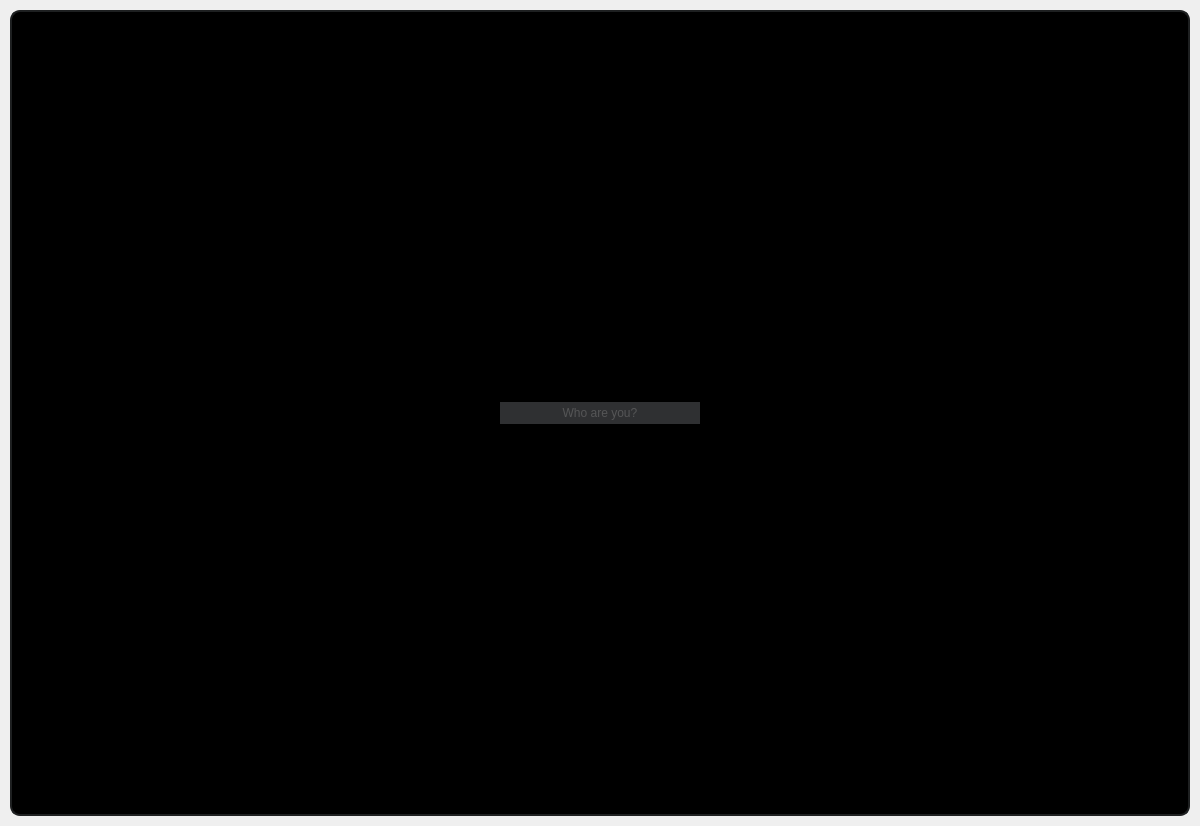
<?xml version="1.0" encoding="UTF-8"?>
<ui version="4.0">
 <class>MainWindow</class>
 <widget class="QMainWindow" name="MainWindow">
  <property name="geometry">
   <rect>
    <x>0</x>
    <y>0</y>
    <width>1200</width>
    <height>826</height>
   </rect>
  </property>
  <property name="windowTitle">
   <string>MainWindow</string>
  </property>
  <widget class="QWidget" name="stylesheet">
   <property name="styleSheet">
    <string notr="true">/* DEFAULT */
QWidget {
	font: 9pt &quot;Segoe UI&quot;;
	color: rgb(230, 230, 230);
	selection-background-color: rgb(86, 115, 0);
}
/* Bg App */
#bg_app {	
	background-color: rgb(0, 0, 0);
	border: 2px solid rgb(30, 32, 33);
}

/* Left Menu */
#left_menu {
	border-top-left-radius: 10px;
	border-bottom-left-radius: 10px;
}

/* Logo Top */
#logo_top {
	background-image: url(:/images_svg/images/images_svg/logo_symbol_top.svg);
	background-position: center;
	background-repeat: no-repeat;
}

/* Buttons */
#left_menu QPushButton {
	border: none;	
	background-color: transparent;
	border-radius: 10px;
	background-repeat: none;
	background-position: center;
}
#left_menu QPushButton:hover {
	background-color: rgb(21, 22, 23);
}
#left_menu QPushButton:pressed {
	background-color: rgb(172, 229, 0);
}
#add_user_btn {	
	background-image: url(:/icons_svg/images/icons_svg/icon_add_user.svg);
}
#settings_btn {	
	background-image: url(:/icons_svg/images/icons_svg/icon_settings.svg);
}

/* Left Messages */
#left_messages {
	background-color: rgb(21, 22, 23);
	border: none;
	border-left: 3px solid rgb(30, 32, 33);
}

/* Top */
#top_messages {
	border: none;
	border-bottom: 1px solid rgb(47, 48, 50);
}

/* Search Message */
#search_sms_frame .QLineEdit {
	border: 2px solid rgb(47, 48, 50);
	border-radius: 15px;
	background-color: rgb(47, 48, 50);
	color: rgb(121, 121, 121);
	padding-left: 30px;
	padding-right: 10px;
	background-image: url(:/icons_svg/images/icons_svg/icon_search.svg);
	background-repeat: none;
	background-position: left center;
}
#search_sms_frame .QLineEdit:hover {
	color: rgb(230, 230, 230);
	border: 2px solid rgb(62, 63, 66);
}
#search_sms_frame .QLineEdit:focus {
	color: rgb(230, 230, 230);
	border: 2px solid rgb(53, 54, 56);
	background-color: rgb(14, 14, 15);
}

/* Menus Scroll Area */
#left_messages_scroll, #messages_scroll {
	background-color: transparent;
}

/* Bottom / Signal */
#bottom_messages {	
	background-color: rgb(30, 32, 33);
}
#signal_icon { 
	background-image: url(:/icons_svg/images/icons_svg/icon_signal.svg);
	background-repeat: none;
	background-position: left center;
}
#label_top{	
	font: 800 10pt &quot;Segoe UI&quot;;
	color: rgb(189, 255, 0);
}
#label_bottom {	
	color: rgb(166, 166, 166);
}

/* Right Content */
#right_content {
	border-top-right-radius: 10px;
	border-bottom-right-radius: 10px;
}

/* Top Bar */
#top_bar {
	border-top-right-radius: 10px;
}

/* Title Bar */
#title_bar {
	background-image: url(:/images_svg/images/images_svg/text_logo.svg);
	background-repeat: no-repeat;
	background-position: left center;
	border-left: 15px solid transparent;
}

/* Top BTNs */
#top_btns {  }
#top_btns .QPushButton {	
	background-position: center;
    background-repeat: no-repeat;
	border: none;
	outline: none;
	border-radius: 8px;
	text-align: left;
}
#top_btns .QPushButton:hover { background-color: rgb(21, 22, 23); }
#top_btns .QPushButton:pressed { background-color: rgb(172, 229, 0); }
#top_btns #close_app_btn:hover { background-color: rgb(255, 0, 127); }
#top_btns #close_app_btn:pressed { background-color: rgb(172, 229, 0); }

/* Content / Pages */
#app_pages {
	background-color: transparent;
}
/* /////////////////////////////////////////////////////////////////////////////////////////////////
ScrollBars */
QScrollBar:horizontal {
    border: none;
    background: rgb(52, 59, 72);
    height: 8px;
    margin: 0px 21px 0 21px;
	border-radius: 0px;
}
QScrollBar::handle:horizontal {
    background: rgb(47, 48, 50);
    min-width: 25px;
	border-radius: 4px
}
QScrollBar::add-line:horizontal {
    border: none;
    background: rgb(55, 63, 77);
    width: 20px;
	border-top-right-radius: 4px;
    border-bottom-right-radius: 4px;
    subcontrol-position: right;
    subcontrol-origin: margin;
}
QScrollBar::sub-line:horizontal {
    border: none;
    background: rgb(55, 63, 77);
    width: 20px;
	border-top-left-radius: 4px;
    border-bottom-left-radius: 4px;
    subcontrol-position: left;
    subcontrol-origin: margin;
}
QScrollBar::up-arrow:horizontal, QScrollBar::down-arrow:horizontal
{
     background: none;
}
QScrollBar::add-page:horizontal, QScrollBar::sub-page:horizontal
{
     background: none;
}
 QScrollBar:vertical {
	border: none;
    background: rgb(52, 59, 72);
    width: 8px;
    margin: 21px 0 21px 0;
	border-radius: 0px;
 }
 QScrollBar::handle:vertical {	
	background: rgb(47, 48, 50);
    min-height: 25px;
	border-radius: 4px
 }
 QScrollBar::add-line:vertical {
     border: none;
    background: transparent;
     height: 10px;
    border-radius: 4px;
     subcontrol-position: bottom;
     subcontrol-origin: margin;
 }
 QScrollBar::sub-line:vertical {
	border: none;
    background: transparent;
    height: 10px;
    border-radius: 4px;
     subcontrol-position: top;
     subcontrol-origin: margin;
 }
 QScrollBar::up-arrow:vertical, QScrollBar::down-arrow:vertical {
     background: none;
 }

 QScrollBar::add-page:vertical, QScrollBar::sub-page:vertical {
     background: none;
 }

</string>
   </property>
   <layout class="QVBoxLayout" name="margins_app">
    <property name="spacing">
     <number>0</number>
    </property>
    <property name="leftMargin">
     <number>10</number>
    </property>
    <property name="topMargin">
     <number>10</number>
    </property>
    <property name="rightMargin">
     <number>10</number>
    </property>
    <property name="bottomMargin">
     <number>10</number>
    </property>
    <item>
     <widget class="QStackedWidget" name="bg_app">
      <property name="styleSheet">
       <string notr="true">#bg_app { border-radius: 10px; }</string>
      </property>
      <property name="frameShape">
       <enum>QFrame::NoFrame</enum>
      </property>
      <property name="frameShadow">
       <enum>QFrame::Raised</enum>
      </property>
      <property name="lineWidth">
       <number>0</number>
      </property>
      <widget class="QWidget" name="psd_appPage0">
       <property name="styleSheet">
        <string notr="true">#bg {
	background-color: rgb(0, 0, 0);
	border-radius: 10px;
}
QLabel {
	color:  rgb(121, 121, 121);
	padding-left: 10px;
	padding-top: 20px;
}
.QLineEdit {
	border: 3px solid rgb(47, 48, 50);
	border-radius: 15px;
	background-color: rgb(47, 48, 50);
	color: rgb(121, 121, 121);
	padding-left: 10px;
	padding-right: 10px;
	background-repeat: none;
	background-position: left center;
}
.QLineEdit:hover {
	color: rgb(230, 230, 230);
	border: 3px solid rgb(62, 63, 66);
}
.QLineEdit:focus {
	color: rgb(230, 230, 230);
	border: 3px solid rgb(189, 255, 0);
	background-color: rgb(14, 14, 15);
}</string>
       </property>
       <layout class="QVBoxLayout" name="verticalLayout_2">
        <item>
         <spacer name="verticalSpacer_2">
          <property name="orientation">
           <enum>Qt::Vertical</enum>
          </property>
          <property name="sizeHint" stdset="0">
           <size>
            <width>20</width>
            <height>40</height>
           </size>
          </property>
         </spacer>
        </item>
        <item alignment="Qt::AlignHCenter">
         <widget class="QLineEdit" name="password">
          <property name="minimumSize">
           <size>
            <width>200</width>
            <height>0</height>
           </size>
          </property>
          <property name="maximumSize">
           <size>
            <width>400</width>
            <height>16777215</height>
           </size>
          </property>
          <property name="layoutDirection">
           <enum>Qt::LeftToRight</enum>
          </property>
          <property name="echoMode">
           <enum>QLineEdit::Password</enum>
          </property>
          <property name="alignment">
           <set>Qt::AlignCenter</set>
          </property>
          <property name="placeholderText">
           <string>Who are you?</string>
          </property>
         </widget>
        </item>
        <item>
         <spacer name="verticalSpacer">
          <property name="orientation">
           <enum>Qt::Vertical</enum>
          </property>
          <property name="sizeType">
           <enum>QSizePolicy::MinimumExpanding</enum>
          </property>
          <property name="sizeHint" stdset="0">
           <size>
            <width>20</width>
            <height>10</height>
           </size>
          </property>
         </spacer>
        </item>
       </layout>
      </widget>
      <widget class="QWidget" name="bg_appPage1">
       <layout class="QVBoxLayout" name="base_Layout">
        <property name="spacing">
         <number>0</number>
        </property>
        <property name="leftMargin">
         <number>0</number>
        </property>
        <property name="topMargin">
         <number>0</number>
        </property>
        <property name="rightMargin">
         <number>0</number>
        </property>
        <property name="bottomMargin">
         <number>0</number>
        </property>
        <item>
         <layout class="QHBoxLayout" name="horizontal_Layout">
          <property name="spacing">
           <number>0</number>
          </property>
          <item>
           <widget class="QFrame" name="left_menu">
            <property name="minimumSize">
             <size>
              <width>50</width>
              <height>0</height>
             </size>
            </property>
            <property name="maximumSize">
             <size>
              <width>50</width>
              <height>16777215</height>
             </size>
            </property>
            <property name="frameShape">
             <enum>QFrame::NoFrame</enum>
            </property>
            <property name="frameShadow">
             <enum>QFrame::Raised</enum>
            </property>
            <property name="lineWidth">
             <number>0</number>
            </property>
            <layout class="QVBoxLayout" name="vertical_left_menu_layout">
             <property name="spacing">
              <number>0</number>
             </property>
             <property name="leftMargin">
              <number>0</number>
             </property>
             <property name="topMargin">
              <number>0</number>
             </property>
             <property name="rightMargin">
              <number>0</number>
             </property>
             <property name="bottomMargin">
              <number>0</number>
             </property>
             <item>
              <widget class="QLabel" name="logo_top">
               <property name="minimumSize">
                <size>
                 <width>50</width>
                 <height>50</height>
                </size>
               </property>
               <property name="maximumSize">
                <size>
                 <width>50</width>
                 <height>50</height>
                </size>
               </property>
              </widget>
             </item>
             <item>
              <widget class="QFrame" name="top_menus">
               <property name="minimumSize">
                <size>
                 <width>0</width>
                 <height>50</height>
                </size>
               </property>
               <property name="frameShape">
                <enum>QFrame::NoFrame</enum>
               </property>
               <property name="frameShadow">
                <enum>QFrame::Raised</enum>
               </property>
               <layout class="QVBoxLayout" name="top_menus_layout">
                <property name="spacing">
                 <number>5</number>
                </property>
                <property name="leftMargin">
                 <number>5</number>
                </property>
                <property name="topMargin">
                 <number>5</number>
                </property>
                <property name="rightMargin">
                 <number>5</number>
                </property>
                <property name="bottomMargin">
                 <number>5</number>
                </property>
               </layout>
              </widget>
             </item>
             <item>
              <spacer name="spacer_vertical_menu">
               <property name="orientation">
                <enum>Qt::Vertical</enum>
               </property>
               <property name="sizeHint" stdset="0">
                <size>
                 <width>20</width>
                 <height>40</height>
                </size>
               </property>
              </spacer>
             </item>
             <item>
              <widget class="QFrame" name="bottom_menus">
               <property name="minimumSize">
                <size>
                 <width>0</width>
                 <height>50</height>
                </size>
               </property>
               <property name="frameShape">
                <enum>QFrame::NoFrame</enum>
               </property>
               <property name="frameShadow">
                <enum>QFrame::Raised</enum>
               </property>
               <layout class="QVBoxLayout" name="bottom_menus_layout">
                <property name="spacing">
                 <number>5</number>
                </property>
                <property name="sizeConstraint">
                 <enum>QLayout::SetMinAndMaxSize</enum>
                </property>
                <property name="leftMargin">
                 <number>5</number>
                </property>
                <property name="topMargin">
                 <number>5</number>
                </property>
                <property name="rightMargin">
                 <number>5</number>
                </property>
                <property name="bottomMargin">
                 <number>5</number>
                </property>
               </layout>
              </widget>
             </item>
            </layout>
           </widget>
          </item>
          <item>
           <widget class="QFrame" name="right_content">
            <property name="font">
             <font>
              <pointsize>9</pointsize>
              <italic>false</italic>
              <bold>false</bold>
              <stylestrategy>PreferAntialias</stylestrategy>
             </font>
            </property>
            <property name="frameShape">
             <enum>QFrame::NoFrame</enum>
            </property>
            <property name="frameShadow">
             <enum>QFrame::Raised</enum>
            </property>
            <property name="lineWidth">
             <number>0</number>
            </property>
            <layout class="QVBoxLayout" name="verticalLayout">
             <property name="spacing">
              <number>0</number>
             </property>
             <property name="leftMargin">
              <number>0</number>
             </property>
             <property name="topMargin">
              <number>0</number>
             </property>
             <property name="rightMargin">
              <number>0</number>
             </property>
             <property name="bottomMargin">
              <number>0</number>
             </property>
             <item>
              <widget class="QFrame" name="top_bar">
               <property name="minimumSize">
                <size>
                 <width>0</width>
                 <height>45</height>
                </size>
               </property>
               <property name="maximumSize">
                <size>
                 <width>16777215</width>
                 <height>45</height>
                </size>
               </property>
               <property name="frameShape">
                <enum>QFrame::NoFrame</enum>
               </property>
               <property name="frameShadow">
                <enum>QFrame::Raised</enum>
               </property>
               <property name="lineWidth">
                <number>0</number>
               </property>
               <layout class="QHBoxLayout" name="horizontalLayout">
                <property name="spacing">
                 <number>0</number>
                </property>
                <property name="leftMargin">
                 <number>0</number>
                </property>
                <property name="topMargin">
                 <number>0</number>
                </property>
                <property name="rightMargin">
                 <number>0</number>
                </property>
                <property name="bottomMargin">
                 <number>0</number>
                </property>
                <item>
                 <widget class="QLabel" name="title_bar">
                  <property name="lineWidth">
                   <number>0</number>
                  </property>
                  <property name="text">
                   <string/>
                  </property>
                 </widget>
                </item>
                <item>
                 <widget class="QFrame" name="top_btns">
                  <property name="maximumSize">
                   <size>
                    <width>100</width>
                    <height>16777215</height>
                   </size>
                  </property>
                  <property name="frameShape">
                   <enum>QFrame::NoFrame</enum>
                  </property>
                  <property name="frameShadow">
                   <enum>QFrame::Raised</enum>
                  </property>
                  <property name="lineWidth">
                   <number>0</number>
                  </property>
                  <layout class="QHBoxLayout" name="top_btn_layout">
                   <property name="spacing">
                    <number>4</number>
                   </property>
                   <property name="leftMargin">
                    <number>0</number>
                   </property>
                   <property name="topMargin">
                    <number>0</number>
                   </property>
                   <property name="rightMargin">
                    <number>0</number>
                   </property>
                   <property name="bottomMargin">
                    <number>0</number>
                   </property>
                   <item>
                    <widget class="QPushButton" name="minimize_app_btn">
                     <property name="minimumSize">
                      <size>
                       <width>28</width>
                       <height>28</height>
                      </size>
                     </property>
                     <property name="maximumSize">
                      <size>
                       <width>28</width>
                       <height>28</height>
                      </size>
                     </property>
                     <property name="font">
                      <font>
                       <pointsize>9</pointsize>
                       <italic>false</italic>
                       <bold>false</bold>
                       <stylestrategy>NoAntialias</stylestrategy>
                      </font>
                     </property>
                     <property name="cursor">
                      <cursorShape>PointingHandCursor</cursorShape>
                     </property>
                     <property name="toolTip">
                      <string>Minimize</string>
                     </property>
                     <property name="styleSheet">
                      <string notr="true">background-image: url(:/icons_svg/images/icons_svg/icon_minimize.svg);</string>
                     </property>
                     <property name="text">
                      <string/>
                     </property>
                     <property name="iconSize">
                      <size>
                       <width>20</width>
                       <height>20</height>
                      </size>
                     </property>
                    </widget>
                   </item>
                   <item>
                    <widget class="QPushButton" name="maximize_restore_app_btn">
                     <property name="minimumSize">
                      <size>
                       <width>28</width>
                       <height>28</height>
                      </size>
                     </property>
                     <property name="maximumSize">
                      <size>
                       <width>28</width>
                       <height>28</height>
                      </size>
                     </property>
                     <property name="font">
                      <font>
                       <pointsize>9</pointsize>
                       <italic>false</italic>
                       <bold>false</bold>
                       <stylestrategy>PreferDefault</stylestrategy>
                      </font>
                     </property>
                     <property name="cursor">
                      <cursorShape>PointingHandCursor</cursorShape>
                     </property>
                     <property name="toolTip">
                      <string>Maximize</string>
                     </property>
                     <property name="styleSheet">
                      <string notr="true">background-image: url(:/icons_svg/images/icons_svg/icon_maximize.svg);</string>
                     </property>
                     <property name="text">
                      <string/>
                     </property>
                     <property name="iconSize">
                      <size>
                       <width>20</width>
                       <height>20</height>
                      </size>
                     </property>
                    </widget>
                   </item>
                   <item>
                    <widget class="QPushButton" name="close_app_btn">
                     <property name="minimumSize">
                      <size>
                       <width>28</width>
                       <height>28</height>
                      </size>
                     </property>
                     <property name="maximumSize">
                      <size>
                       <width>28</width>
                       <height>28</height>
                      </size>
                     </property>
                     <property name="cursor">
                      <cursorShape>PointingHandCursor</cursorShape>
                     </property>
                     <property name="toolTip">
                      <string>Close</string>
                     </property>
                     <property name="styleSheet">
                      <string notr="true">background-image: url(:/icons_svg/images/icons_svg/icon_close.svg);</string>
                     </property>
                     <property name="text">
                      <string/>
                     </property>
                     <property name="iconSize">
                      <size>
                       <width>20</width>
                       <height>20</height>
                      </size>
                     </property>
                    </widget>
                   </item>
                   <item>
                    <spacer name="horizontalSpacer">
                     <property name="orientation">
                      <enum>Qt::Horizontal</enum>
                     </property>
                     <property name="sizeHint" stdset="0">
                      <size>
                       <width>40</width>
                       <height>20</height>
                      </size>
                     </property>
                    </spacer>
                   </item>
                  </layout>
                 </widget>
                </item>
               </layout>
              </widget>
             </item>
             <item>
              <widget class="QFrame" name="content">
               <property name="frameShape">
                <enum>QFrame::NoFrame</enum>
               </property>
               <property name="frameShadow">
                <enum>QFrame::Raised</enum>
               </property>
               <property name="lineWidth">
                <number>0</number>
               </property>
               <layout class="QVBoxLayout" name="verticalLayout_4">
                <item>
                 <widget class="QStackedWidget" name="app_pages">
                  <property name="styleSheet">
                   <string notr="true">background-color: transparent;</string>
                  </property>
                  <property name="currentIndex">
                   <number>1</number>
                  </property>
                  <widget class="QWidget" name="home">
                   <property name="styleSheet">
                    <string notr="true">#home {
	background-position: center;
	background-repeat: no-repeat;
	background-image: url(:/images_svg/images/images_svg/logo_home.svg);
}</string>
                   </property>
                  </widget>
                  <widget class="QWidget" name="chat">
                   <layout class="QVBoxLayout" name="chat_layout">
                    <property name="spacing">
                     <number>0</number>
                    </property>
                    <property name="leftMargin">
                     <number>0</number>
                    </property>
                    <property name="topMargin">
                     <number>0</number>
                    </property>
                    <property name="rightMargin">
                     <number>0</number>
                    </property>
                    <property name="bottomMargin">
                     <number>0</number>
                    </property>
                   </layout>
                  </widget>
                 </widget>
                </item>
               </layout>
              </widget>
             </item>
            </layout>
           </widget>
          </item>
         </layout>
        </item>
       </layout>
      </widget>
      <widget class="QWidget" name="pomodoro_appPage2">
       <property name="styleSheet">
        <string notr="true">background: qlineargradient(x1:0, y1:0, x2:1, y2:1,
stop:0 rgba(152, 222, 91,1), stop: 1 rgba(8, 225, 174,1))
</string>
       </property>
       <layout class="QGridLayout" name="gridLayout">
        <property name="leftMargin">
         <number>0</number>
        </property>
        <property name="topMargin">
         <number>0</number>
        </property>
        <property name="rightMargin">
         <number>0</number>
        </property>
        <property name="bottomMargin">
         <number>0</number>
        </property>
        <property name="spacing">
         <number>0</number>
        </property>
        <item row="1" column="1" alignment="Qt::AlignHCenter|Qt::AlignVCenter">
         <widget class="QFrame" name="frame_3">
          <property name="minimumSize">
           <size>
            <width>500</width>
            <height>500</height>
           </size>
          </property>
          <property name="maximumSize">
           <size>
            <width>500</width>
            <height>500</height>
           </size>
          </property>
          <property name="styleSheet">
           <string notr="true">background: None</string>
          </property>
          <property name="frameShape">
           <enum>QFrame::NoFrame</enum>
          </property>
          <property name="frameShadow">
           <enum>QFrame::Raised</enum>
          </property>
          <layout class="QVBoxLayout" name="clock_layout0">
           <property name="spacing">
            <number>0</number>
           </property>
           <property name="sizeConstraint">
            <enum>QLayout::SetDefaultConstraint</enum>
           </property>
           <property name="leftMargin">
            <number>0</number>
           </property>
           <property name="topMargin">
            <number>0</number>
           </property>
           <property name="rightMargin">
            <number>0</number>
           </property>
           <property name="bottomMargin">
            <number>0</number>
           </property>
          </layout>
         </widget>
        </item>
        <item row="4" column="1">
         <spacer name="verticalSpacer_3">
          <property name="orientation">
           <enum>Qt::Vertical</enum>
          </property>
          <property name="sizeHint" stdset="0">
           <size>
            <width>20</width>
            <height>40</height>
           </size>
          </property>
         </spacer>
        </item>
        <item row="1" column="0">
         <spacer name="horizontalSpacer_2">
          <property name="orientation">
           <enum>Qt::Horizontal</enum>
          </property>
          <property name="sizeHint" stdset="0">
           <size>
            <width>40</width>
            <height>20</height>
           </size>
          </property>
         </spacer>
        </item>
        <item row="0" column="1">
         <spacer name="verticalSpacer_4">
          <property name="orientation">
           <enum>Qt::Vertical</enum>
          </property>
          <property name="sizeHint" stdset="0">
           <size>
            <width>20</width>
            <height>20</height>
           </size>
          </property>
         </spacer>
        </item>
        <item row="2" column="1">
         <spacer name="verticalSpacer_6">
          <property name="orientation">
           <enum>Qt::Vertical</enum>
          </property>
          <property name="sizeType">
           <enum>QSizePolicy::Fixed</enum>
          </property>
          <property name="sizeHint" stdset="0">
           <size>
            <width>20</width>
            <height>40</height>
           </size>
          </property>
         </spacer>
        </item>
        <item row="3" column="1">
         <widget class="QFrame" name="frame_4">
          <property name="minimumSize">
           <size>
            <width>0</width>
            <height>60</height>
           </size>
          </property>
          <property name="styleSheet">
           <string notr="true">background: None</string>
          </property>
          <property name="frameShape">
           <enum>QFrame::StyledPanel</enum>
          </property>
          <property name="frameShadow">
           <enum>QFrame::Raised</enum>
          </property>
          <layout class="QHBoxLayout" name="buttons_layout">
           <property name="spacing">
            <number>0</number>
           </property>
           <property name="leftMargin">
            <number>0</number>
           </property>
           <property name="topMargin">
            <number>0</number>
           </property>
           <property name="rightMargin">
            <number>0</number>
           </property>
           <property name="bottomMargin">
            <number>0</number>
           </property>
           <item>
            <layout class="QHBoxLayout" name="pomo_buttons_layout"/>
           </item>
          </layout>
         </widget>
        </item>
        <item row="0" column="2" rowspan="2">
         <widget class="QFrame" name="frame">
          <property name="styleSheet">
           <string notr="true">background: None</string>
          </property>
          <property name="frameShape">
           <enum>QFrame::StyledPanel</enum>
          </property>
          <property name="frameShadow">
           <enum>QFrame::Raised</enum>
          </property>
          <layout class="QGridLayout" name="gridLayout_2">
           <item row="0" column="0">
            <spacer name="horizontalSpacer_4">
             <property name="orientation">
              <enum>Qt::Horizontal</enum>
             </property>
             <property name="sizeHint" stdset="0">
              <size>
               <width>40</width>
               <height>20</height>
              </size>
             </property>
            </spacer>
           </item>
           <item row="0" column="1">
            <widget class="QFrame" name="frame_2">
             <property name="minimumSize">
              <size>
               <width>45</width>
               <height>45</height>
              </size>
             </property>
             <property name="frameShape">
              <enum>QFrame::StyledPanel</enum>
             </property>
             <property name="frameShadow">
              <enum>QFrame::Raised</enum>
             </property>
             <layout class="QVBoxLayout" name="pomo_home">
              <property name="spacing">
               <number>0</number>
              </property>
              <property name="leftMargin">
               <number>0</number>
              </property>
              <property name="topMargin">
               <number>0</number>
              </property>
              <property name="rightMargin">
               <number>0</number>
              </property>
              <property name="bottomMargin">
               <number>0</number>
              </property>
             </layout>
            </widget>
           </item>
           <item row="3" column="1">
            <spacer name="verticalSpacer_5">
             <property name="orientation">
              <enum>Qt::Vertical</enum>
             </property>
             <property name="sizeHint" stdset="0">
              <size>
               <width>20</width>
               <height>40</height>
              </size>
             </property>
            </spacer>
           </item>
           <item row="1" column="1">
            <widget class="QFrame" name="frame_8">
             <property name="minimumSize">
              <size>
               <width>45</width>
               <height>20</height>
              </size>
             </property>
             <property name="maximumSize">
              <size>
               <width>45</width>
               <height>20</height>
              </size>
             </property>
             <property name="frameShape">
              <enum>QFrame::StyledPanel</enum>
             </property>
             <property name="frameShadow">
              <enum>QFrame::Raised</enum>
             </property>
             <layout class="QHBoxLayout" name="horizontalLayout_2">
              <property name="spacing">
               <number>0</number>
              </property>
              <property name="leftMargin">
               <number>0</number>
              </property>
              <property name="topMargin">
               <number>0</number>
              </property>
              <property name="rightMargin">
               <number>0</number>
              </property>
              <property name="bottomMargin">
               <number>0</number>
              </property>
              <item>
               <widget class="QLineEdit" name="focus_edit">
                <property name="cursor">
                 <cursorShape>ArrowCursor</cursorShape>
                </property>
                <property name="mouseTracking">
                 <bool>false</bool>
                </property>
                <property name="styleSheet">
                 <string notr="true">background: rgba(255,255,255,0)</string>
                </property>
                <property name="inputMask">
                 <string extracomment="Pomo Time"/>
                </property>
                <property name="text">
                 <string>25</string>
                </property>
                <property name="maxLength">
                 <number>2</number>
                </property>
                <property name="frame">
                 <bool>false</bool>
                </property>
                <property name="alignment">
                 <set>Qt::AlignCenter</set>
                </property>
                <property name="clearButtonEnabled">
                 <bool>false</bool>
                </property>
               </widget>
              </item>
             </layout>
            </widget>
           </item>
           <item row="2" column="1">
            <widget class="QFrame" name="frame_9">
             <property name="minimumSize">
              <size>
               <width>45</width>
               <height>20</height>
              </size>
             </property>
             <property name="maximumSize">
              <size>
               <width>45</width>
               <height>20</height>
              </size>
             </property>
             <property name="frameShape">
              <enum>QFrame::StyledPanel</enum>
             </property>
             <property name="frameShadow">
              <enum>QFrame::Raised</enum>
             </property>
             <layout class="QHBoxLayout" name="horizontalLayout_3">
              <property name="spacing">
               <number>0</number>
              </property>
              <property name="leftMargin">
               <number>0</number>
              </property>
              <property name="topMargin">
               <number>0</number>
              </property>
              <property name="rightMargin">
               <number>0</number>
              </property>
              <property name="bottomMargin">
               <number>0</number>
              </property>
              <item>
               <widget class="QLineEdit" name="rest_edit">
                <property name="font">
                 <font>
                  <pointsize>9</pointsize>
                  <italic>false</italic>
                  <bold>false</bold>
                 </font>
                </property>
                <property name="cursor">
                 <cursorShape>ArrowCursor</cursorShape>
                </property>
                <property name="mouseTracking">
                 <bool>false</bool>
                </property>
                <property name="styleSheet">
                 <string notr="true">background: rgba(255,255,255,0);</string>
                </property>
                <property name="inputMask">
                 <string extracomment="Rest Time"/>
                </property>
                <property name="text">
                 <string>5</string>
                </property>
                <property name="maxLength">
                 <number>2</number>
                </property>
                <property name="frame">
                 <bool>false</bool>
                </property>
                <property name="alignment">
                 <set>Qt::AlignCenter</set>
                </property>
                <property name="cursorMoveStyle">
                 <enum>Qt::LogicalMoveStyle</enum>
                </property>
                <property name="clearButtonEnabled">
                 <bool>false</bool>
                </property>
               </widget>
              </item>
             </layout>
            </widget>
           </item>
          </layout>
         </widget>
        </item>
       </layout>
      </widget>
     </widget>
    </item>
   </layout>
  </widget>
 </widget>
 <resources>
  <include location="resources.qrc"/>
 </resources>
 <connections/>
</ui>
